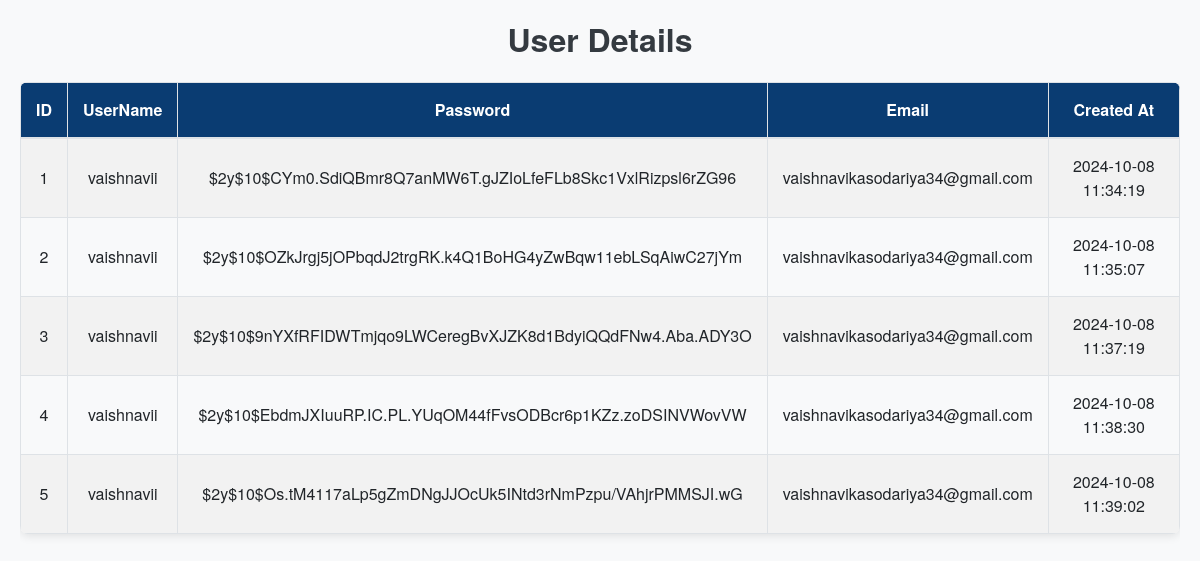
Page /frontend/user_view.php on the committed database.
### tables this page shows
CREATE TABLE `users` (
  `id` int(11) NOT NULL,
  `username` varchar(50) NOT NULL,
  `password` varchar(255) NOT NULL,
  `email` varchar(100) NOT NULL,
  `created_at` timestamp NOT NULL DEFAULT current_timestamp()
);

### frontend/user_view.php (the view, shortened to what this page needs)
<!DOCTYPE html>
<html lang="en">
<head>
    <link href="https://maxcdn.bootstrapcdn.com/bootstrap/4.5.2/css/bootstrap.min.css" rel="stylesheet">
</head>
<body>
<?php
include "db_connect.php";
$sql = "SELECT * FROM users";
$result = mysqli_query($conn, $sql);
if (mysqli_num_rows($result) > 0) {
    echo "<div class='d-flex justify-content-between align-items-center mb-4'>
            <h2 class='hover-heading text-center flex-grow-1'>User Details</h2>
          </div>";
    echo "<div class='table-responsive'>
            <table class='table table-bordered table-striped table-hover'>
                <thead>
                    <tr>
                        <th>ID</th>
                        <th>UserName</th>
                        <th>Password</th>
                        <th>Email</th>
                        <th>Created At</th>
                    </tr>
                </thead>
                <tbody>";
    while ($row = mysqli_fetch_assoc($result)) {
        echo "<tr>";
        echo "<td>{$row['id']}</td>";
        echo "<td>{$row['username']}</td>";
        echo "<td>{$row['password']}</td>";
        echo "<td>{$row['email']}</td>";
        echo "<td>{$row['created_at']}</td>";
        echo "</tr>";
    }
    echo "</tbody></table></div>";
} else {
    echo "<p class='alert alert-warning text-center'>No workers found!</p>";
}
?>
</body>
</html>

### frontend/user_view.php (style rules this page uses)
body { background-color: #f8f9fa; font-family: 'Helvetica Neue', Arial, sans-serif; color: #333; margin: 20px; }
h2 { color: #343a40; margin-bottom: 0; font-size: 2rem; font-weight: 700; text-align: center; }
.table { border-radius: 0.5rem; overflow: hidden; box-shadow: 0 2px 10px rgba(0, 0, 0, 0.1); }
.table th { background-color: #0a3c72; color: white; text-align: center; padding: 15px; }
.table th, .table td { padding: 15px; vertical-align: middle; text-align: center; }
.table-striped tbody tr:nth-of-type(odd) { background-color: #f2f2f2; }

### rows in the picture
users: id "1", username "vaishnavii", password "$2y$10$CYm0.SdiQBmr8Q7anMW6T.gJZIoLfeFLb8Skc1VxlRizpsl6rZG96", email "vaishnavikasodariya34@gmail.com", created_at "2024-10-08 11:34:19"
users: id "2", username "vaishnavii", password "$2y$10$OZkJrgj5jOPbqdJ2trgRK.k4Q1BoHG4yZwBqw11ebLSqAiwC27jYm", email "vaishnavikasodariya34@gmail.com", created_at "2024-10-08 11:35:07"
users: id "3", username "vaishnavii", password "$2y$10$9nYXfRFIDWTmjqo9LWCeregBvXJZK8d1BdyiQQdFNw4.Aba.ADY3O", email "vaishnavikasodariya34@gmail.com", created_at "2024-10-08 11:37:19"
users: id "4", username "vaishnavii", password "$2y$10$EbdmJXIuuRP.IC.PL.YUqOM44fFvsODBcr6p1KZz.zoDSINVWovVW", email "vaishnavikasodariya34@gmail.com", created_at "2024-10-08 11:38:30"
users: id "5", username "vaishnavii", password "$2y$10$Os.tM4117aLp5gZmDNgJJOcUk5INtd3rNmPzpu/VAhjrPMMSJI.wG", email "vaishnavikasodariya34@gmail.com", created_at "2024-10-08 11:39:02"
